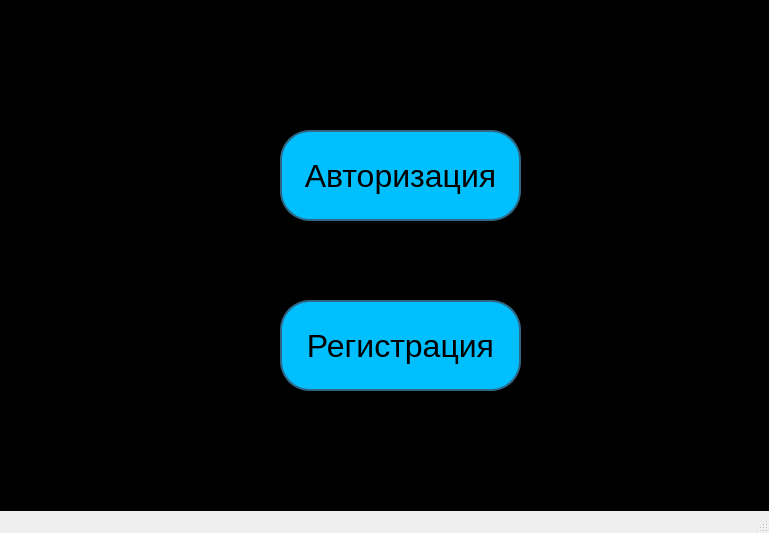
<?xml version="1.0" encoding="UTF-8"?>
<ui version="4.0">
 <class>MainWindow</class>
 <widget class="QMainWindow" name="MainWindow">
  <property name="geometry">
   <rect>
    <x>0</x>
    <y>0</y>
    <width>769</width>
    <height>533</height>
   </rect>
  </property>
  <property name="windowTitle">
   <string>Окно входа в личный кабинет</string>
  </property>
  <property name="styleSheet">
   <string notr="true"/>
  </property>
  <widget class="QWidget" name="centralwidget">
   <property name="styleSheet">
    <string notr="true">background-color: #000000;
</string>
   </property>
   <widget class="QPushButton" name="pushButton">
    <property name="geometry">
     <rect>
      <x>280</x>
      <y>130</y>
      <width>241</width>
      <height>91</height>
     </rect>
    </property>
    <property name="font">
     <font>
      <pointsize>24</pointsize>
     </font>
    </property>
    <property name="styleSheet">
     <string notr="true">background-color: #00BFFF;
border:2px solid #2f6887;
border-radius: 30;</string>
    </property>
    <property name="text">
     <string>Авторизация</string>
    </property>
   </widget>
   <widget class="QPushButton" name="pushButton_2">
    <property name="geometry">
     <rect>
      <x>280</x>
      <y>300</y>
      <width>241</width>
      <height>91</height>
     </rect>
    </property>
    <property name="font">
     <font>
      <pointsize>24</pointsize>
     </font>
    </property>
    <property name="styleSheet">
     <string notr="true">background-color: #00BFFF;
border:2px solid #2f6887;
border-radius: 30;</string>
    </property>
    <property name="text">
     <string>Регистрация</string>
    </property>
   </widget>
  </widget>
  <widget class="QMenuBar" name="menubar">
   <property name="geometry">
    <rect>
     <x>0</x>
     <y>0</y>
     <width>769</width>
     <height>21</height>
    </rect>
   </property>
  </widget>
  <widget class="QStatusBar" name="statusbar"/>
 </widget>
 <resources/>
 <connections/>
</ui>
